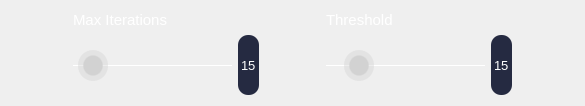
          <widget class="QWidget" name="optimalThresPage">
           <layout class="QHBoxLayout" name="horizontalLayout" stretch="10,30,10,30,10">
            <item>
             <spacer name="horizontalSpacer_2">
              <property name="orientation">
               <enum>Qt::Horizontal</enum>
              </property>
              <property name="sizeHint" stdset="0">
               <size>
                <width>40</width>
                <height>20</height>
               </size>
              </property>
             </spacer>
            </item>
            <item>
             <layout class="QGridLayout" name="secondSliderContainer_3" rowstretch="50,50" columnstretch="80,5">
              <item row="0" column="0">
               <widget class="QLabel" name="maxItrLabel">
                <property name="font">
                 <font>
                  <family>Microsoft Sans Serif</family>
                  <pointsize>11</pointsize>
                 </font>
                </property>
                <property name="styleSheet">
                 <string notr="true">color: rgb(255, 255, 255)</string>
                </property>
                <property name="text">
                 <string>Max Iterations</string>
                </property>
                <property name="alignment">
                 <set>Qt::AlignBottom|Qt::AlignLeading|Qt::AlignLeft</set>
                </property>
               </widget>
              </item>
              <item row="1" column="0">
               <widget class="QSlider" name="maxItrSlider">
                <property name="sizePolicy">
                 <sizepolicy hsizetype="Expanding" vsizetype="Preferred">
                  <horstretch>0</horstretch>
                  <verstretch>0</verstretch>
                 </sizepolicy>
                </property>
                <property name="styleSheet">
                 <string notr="true">QSlider:horizontal {
    min-height: 60px;
}
QSlider::groove:horizontal {
    height: 1px;
    background: white; 
}
QSlider::handle:horizontal {
    width: 30px;
    margin-top: -15px;
    margin-bottom: -15px;
    border-radius: 15px;
    background: qradialgradient(spread:reflect, cx:0.5, cy:0.5, radius:0.5, fx:0.5, fy:0.5, stop:0.6 rgba(210, 210, 210, 255), stop:0.7 rgba(210, 210, 210, 100));
}
QSlider::handle:horizontal:hover {
    background: qradialgradient(spread:reflect, cx:0.5, cy:0.5, radius:0.5, fx:0.5, fy:0.5, stop:0.6 rgba(255, 255, 255, 255), stop:0.7 rgba(255, 255, 255, 100));
}</string>
                </property>
                <property name="minimum">
                 <number>10</number>
                </property>
                <property name="maximum">
                 <number>150</number>
                </property>
                <property name="value">
                 <number>15</number>
                </property>
                <property name="orientation">
                 <enum>Qt::Horizontal</enum>
                </property>
               </widget>
              </item>
              <item row="1" column="1">
               <widget class="QLineEdit" name="maxItrVal">
                <property name="sizePolicy">
                 <sizepolicy hsizetype="Expanding" vsizetype="Preferred">
                  <horstretch>0</horstretch>
                  <verstretch>0</verstretch>
                 </sizepolicy>
                </property>
                <property name="font">
                 <font>
                  <family>Microsoft Sans Serif</family>
                  <pointsize>10</pointsize>
                 </font>
                </property>
                <property name="styleSheet">
                 <string notr="true">QLineEdit {
background-color: #252a41;
border: 0;
border-radius: 10px;
color: #fff;
}</string>
                </property>
                <property name="text">
                 <string>15</string>
                </property>
                <property name="alignment">
                 <set>Qt::AlignCenter</set>
                </property>
               </widget>
              </item>
             </layout>
            </item>
            <item>
             <spacer name="horizontalSpacer">
              <property name="orientation">
               <enum>Qt::Horizontal</enum>
              </property>
              <property name="sizeHint" stdset="0">
               <size>
                <width>40</width>
                <height>20</height>
               </size>
              </property>
             </spacer>
            </item>
            <item>
             <layout class="QGridLayout" name="secondSliderContainer" rowstretch="50,50" columnstretch="80,5">
              <item row="0" column="0">
               <widget class="QLabel" name="optThresSliderLabel">
                <property name="font">
                 <font>
                  <family>Microsoft Sans Serif</family>
                  <pointsize>11</pointsize>
                 </font>
                </property>
                <property name="styleSheet">
                 <string notr="true">color: rgb(255, 255, 255)</string>
                </property>
                <property name="text">
                 <string>Threshold</string>
                </property>
                <property name="alignment">
                 <set>Qt::AlignBottom|Qt::AlignLeading|Qt::AlignLeft</set>
                </property>
               </widget>
              </item>
              <item row="1" column="0">
               <widget class="QSlider" name="optThresSlider">
                <property name="sizePolicy">
                 <sizepolicy hsizetype="Expanding" vsizetype="Preferred">
                  <horstretch>0</horstretch>
                  <verstretch>0</verstretch>
                 </sizepolicy>
                </property>
                <property name="styleSheet">
                 <string notr="true">QSlider:horizontal {
    min-height: 60px;
}
QSlider::groove:horizontal {
    height: 1px;
    background: white; 
}
QSlider::handle:horizontal {
    width: 30px;
    margin-top: -15px;
    margin-bottom: -15px;
    border-radius: 15px;
    background: qradialgradient(spread:reflect, cx:0.5, cy:0.5, radius:0.5, fx:0.5, fy:0.5, stop:0.6 rgba(210, 210, 210, 255), stop:0.7 rgba(210, 210, 210, 100));
}
QSlider::handle:horizontal:hover {
    background: qradialgradient(spread:reflect, cx:0.5, cy:0.5, radius:0.5, fx:0.5, fy:0.5, stop:0.6 rgba(255, 255, 255, 255), stop:0.7 rgba(255, 255, 255, 100));
}</string>
                </property>
                <property name="minimum">
                 <number>1</number>
                </property>
                <property name="maximum">
                 <number>100</number>
                </property>
                <property name="value">
                 <number>15</number>
                </property>
                <property name="orientation">
                 <enum>Qt::Horizontal</enum>
                </property>
               </widget>
              </item>
              <item row="1" column="1">
               <widget class="QLineEdit" name="optThresSliderValue">
                <property name="sizePolicy">
                 <sizepolicy hsizetype="Expanding" vsizetype="Preferred">
                  <horstretch>0</horstretch>
                  <verstretch>0</verstretch>
                 </sizepolicy>
                </property>
                <property name="font">
                 <font>
                  <family>Microsoft Sans Serif</family>
                  <pointsize>10</pointsize>
                 </font>
                </property>
                <property name="styleSheet">
                 <string notr="true">QLineEdit {
background-color: #252a41;
border: 0;
border-radius: 10px;
color: #fff;
}</string>
                </property>
                <property name="text">
                 <string>15</string>
                </property>
                <property name="alignment">
                 <set>Qt::AlignCenter</set>
                </property>
               </widget>
              </item>
             </layout>
            </item>
            <item>
             <spacer name="horizontalSpacer_3">
              <property name="orientation">
               <enum>Qt::Horizontal</enum>
              </property>
              <property name="sizeHint" stdset="0">
               <size>
                <width>40</width>
                <height>20</height>
               </size>
              </property>
             </spacer>
            </item>
           </layout>
          </widget>
